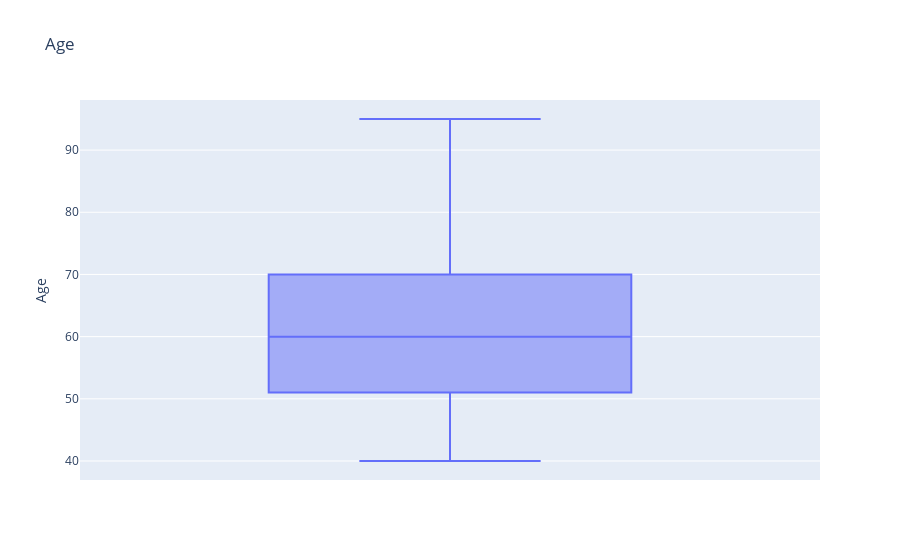
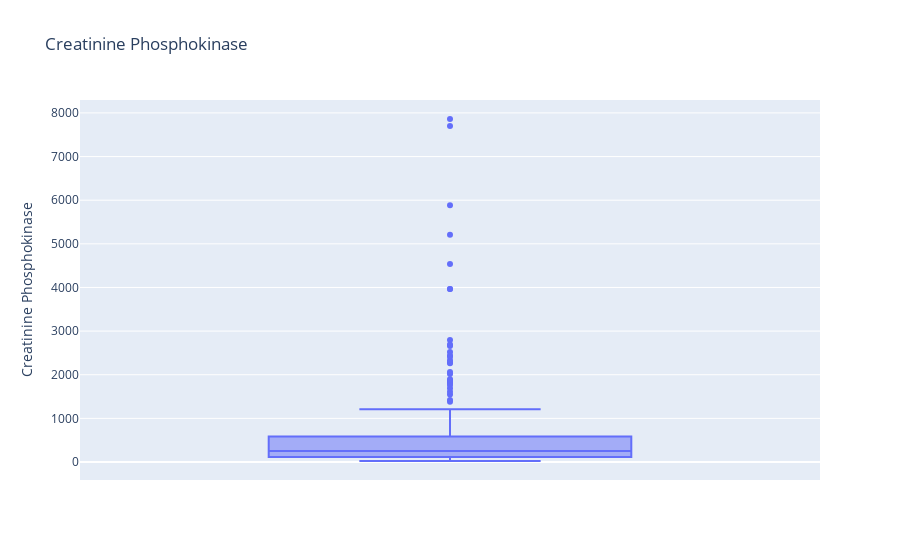
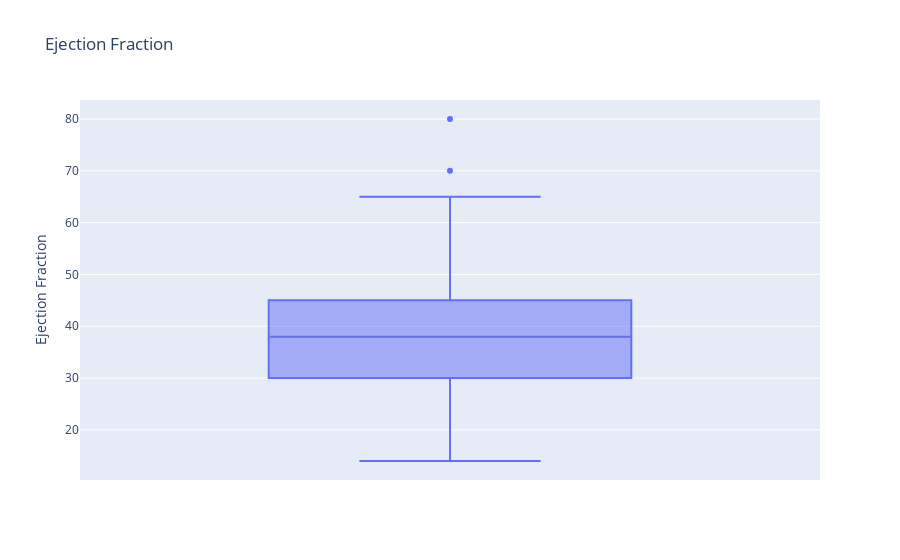
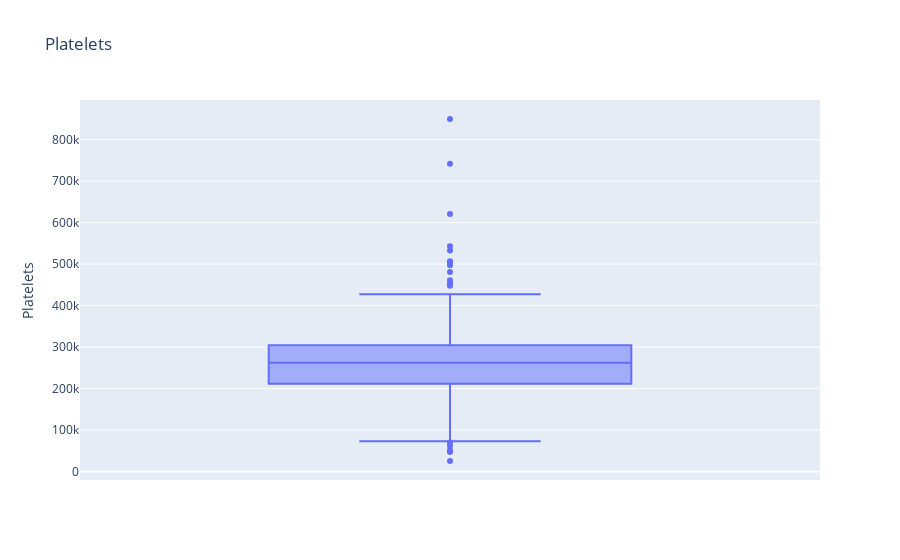

Notebook cell for these charts, in order:
### Code cell
# showing plots for the outliers by using the pyplot functions 

plt.figure(1)
fig = px.box(df, y='age', 
             title='Age', 
             labels={
                    "age": "Age"                    
                    }
            )
fig.show()

plt.figure(2)
fig = px.box(df, y='creatinine_phosphokinase', 
             title='Creatinine Phosphokinase', 
             labels={
                    "creatinine_phosphokinase": "Creatinine Phosphokinase"                    
                    }
            )
fig.show()

plt.figure(3)
fig = px.box(df, y='ejection_fraction')
fig = px.box(df, y='ejection_fraction', 
             title='Ejection Fraction', 
             labels={
                    "ejection_fraction": "Ejection Fraction"                    
                    }
            )
fig.show()

plt.figure(4)
fig = px.box(df, y='platelets', 
             title='Platelets', 
             labels={
                    "platelets": "Platelets"                    
                    }
            )
fig.show()

plt.figure(5)
fig = px.box(df, y='serum_creatinine', 
             title='Serum Creatinine', 
             labels={
                    "serum_creatinine": "Serum Creatinine"                    
                    }
            )
fig.show()

plt.figure(6)
fig = px.box(df, y='serum_sodium', 
             title='Serum Sodium', 
             labels={
                    "serum_sodium": "Serum Sodium"                    
                    }
            )
fig.show()

### Figure 1 — Plotly figure (JSON) as saved in the notebook; plotly's stock layout.template omitted (floating-point values rounded to 4 significant figures; data arrays with more than 128 entries replaced by an {"elided": "..."} marker saying what was removed)
{"data": [{"alignmentgroup": "True", "hovertemplate": "Age=%{y}<extra></extra>", "legendgroup": "", "marker": {"color": "#636efa"}, "name": "", "notched": false, "offsetgroup": "", "orientation": "v", "showlegend": false, "type": "box", "x0": " ", "xaxis": "x", "y": {"elided": "299 float values"}, "y0": " ", "yaxis": "y"}], "layout": {"boxmode": "group", "legend": {"tracegroupgap": 0}, "title": {"text": "Age"}, "xaxis": {"anchor": "y", "domain": [0, 1]}, "yaxis": {"anchor": "x", "domain": [0, 1], "title": {"text": "Age"}}}}

### Figure 2 — Plotly figure (JSON) as saved in the notebook; plotly's stock layout.template omitted (floating-point values rounded to 4 significant figures; data arrays with more than 128 entries replaced by an {"elided": "..."} marker saying what was removed)
{"data": [{"alignmentgroup": "True", "hovertemplate": "Creatinine Phosphokinase=%{y}<extra></extra>", "legendgroup": "", "marker": {"color": "#636efa"}, "name": "", "notched": false, "offsetgroup": "", "orientation": "v", "showlegend": false, "type": "box", "x0": " ", "xaxis": "x", "y": {"elided": "299 int values"}, "y0": " ", "yaxis": "y"}], "layout": {"boxmode": "group", "legend": {"tracegroupgap": 0}, "title": {"text": "Creatinine Phosphokinase"}, "xaxis": {"anchor": "y", "domain": [0, 1]}, "yaxis": {"anchor": "x", "domain": [0, 1], "title": {"text": "Creatinine Phosphokinase"}}}}

### Figure 3 — Plotly figure (JSON) as saved in the notebook; plotly's stock layout.template omitted (floating-point values rounded to 4 significant figures; data arrays with more than 128 entries replaced by an {"elided": "..."} marker saying what was removed)
{"data": [{"alignmentgroup": "True", "hovertemplate": "Ejection Fraction=%{y}<extra></extra>", "legendgroup": "", "marker": {"color": "#636efa"}, "name": "", "notched": false, "offsetgroup": "", "orientation": "v", "showlegend": false, "type": "box", "x0": " ", "xaxis": "x", "y": {"elided": "299 int values"}, "y0": " ", "yaxis": "y"}], "layout": {"boxmode": "group", "legend": {"tracegroupgap": 0}, "title": {"text": "Ejection Fraction"}, "xaxis": {"anchor": "y", "domain": [0, 1]}, "yaxis": {"anchor": "x", "domain": [0, 1], "title": {"text": "Ejection Fraction"}}}}

### Figure 4 — Plotly figure (JSON) as saved in the notebook; plotly's stock layout.template omitted (floating-point values rounded to 4 significant figures; data arrays with more than 128 entries replaced by an {"elided": "..."} marker saying what was removed)
{"data": [{"alignmentgroup": "True", "hovertemplate": "Platelets=%{y}<extra></extra>", "legendgroup": "", "marker": {"color": "#636efa"}, "name": "", "notched": false, "offsetgroup": "", "orientation": "v", "showlegend": false, "type": "box", "x0": " ", "xaxis": "x", "y": {"elided": "299 float values"}, "y0": " ", "yaxis": "y"}], "layout": {"boxmode": "group", "legend": {"tracegroupgap": 0}, "title": {"text": "Platelets"}, "xaxis": {"anchor": "y", "domain": [0, 1]}, "yaxis": {"anchor": "x", "domain": [0, 1], "title": {"text": "Platelets"}}}}
